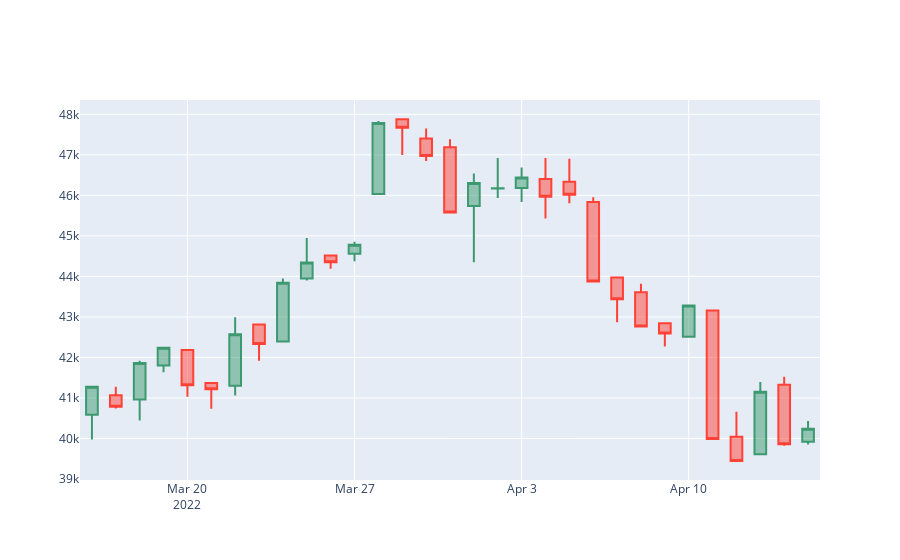

The notebook cell this image was saved under:
### Code cell
candlestick = go.Candlestick(
                            x=candlestick_data['date'],
                            open=candlestick_data['Price']['first'],
                            high=candlestick_data['Price']['max'],
                            low=candlestick_data['Price']['min'],
                            close=candlestick_data['Price']['last']
                            )

fig = go.Figure(data=[candlestick])
fig.update_layout(xaxis_rangeslider_visible=False)
fig.show()
